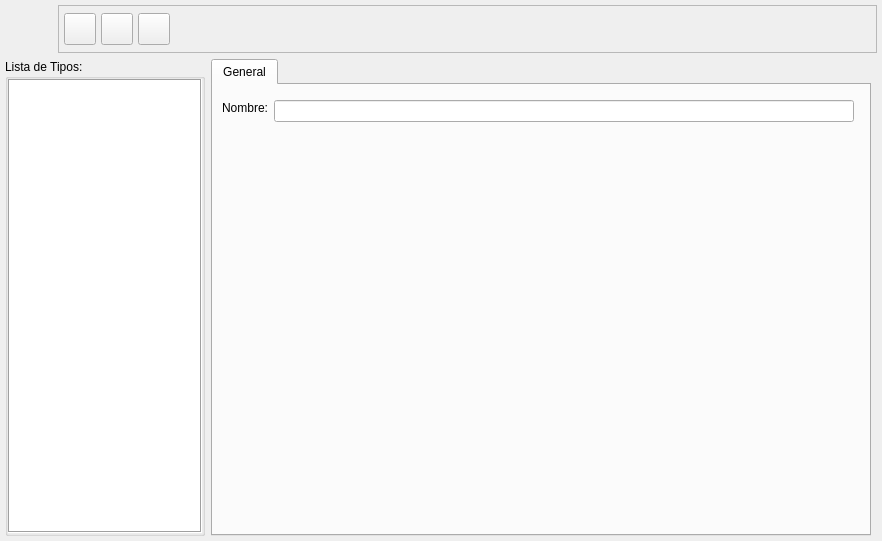
<?xml version="1.0" encoding="UTF-8"?>
<ui version="4.0">
 <author>Tomeu Borras Riera</author>
 <class>ClaseBase</class>
 <widget class="QWidget" name="ClaseBase">
  <property name="geometry">
   <rect>
    <x>0</x>
    <y>0</y>
    <width>882</width>
    <height>541</height>
   </rect>
  </property>
  <property name="windowTitle">
   <string>Tipos de Actividad</string>
  </property>
  <property name="windowIcon">
   <iconset resource="../pluginbf_profesor/gestionaula.qrc">
    <normaloff>:/ImgGestionAula/icons/actividad.png</normaloff>:/ImgGestionAula/icons/actividad.png</iconset>
  </property>
  <layout class="QGridLayout">
   <property name="margin">
    <number>5</number>
   </property>
   <property name="spacing">
    <number>6</number>
   </property>
   <item row="1" column="0">
    <widget class="QGroupBox" name="groupBox">
     <property name="sizePolicy">
      <sizepolicy hsizetype="Fixed" vsizetype="Preferred">
       <horstretch>0</horstretch>
       <verstretch>0</verstretch>
      </sizepolicy>
     </property>
     <property name="maximumSize">
      <size>
       <width>200</width>
       <height>16777215</height>
      </size>
     </property>
     <property name="title">
      <string>Lista de Tipos:</string>
     </property>
     <layout class="QGridLayout">
      <property name="margin">
       <number>0</number>
      </property>
      <property name="spacing">
       <number>0</number>
      </property>
      <item row="0" column="0">
       <widget class="QListWidget" name="mui_lista">
        <property name="sizePolicy">
         <sizepolicy hsizetype="Fixed" vsizetype="Expanding">
          <horstretch>0</horstretch>
          <verstretch>0</verstretch>
         </sizepolicy>
        </property>
        <property name="frameShape">
         <enum>QFrame::Box</enum>
        </property>
        <property name="lineWidth">
         <number>1</number>
        </property>
       </widget>
      </item>
     </layout>
    </widget>
   </item>
   <item row="0" column="0" colspan="3">
    <layout class="QHBoxLayout">
     <property name="spacing">
      <number>5</number>
     </property>
     <property name="margin">
      <number>0</number>
     </property>
     <item>
      <widget class="QLabel" name="label_2">
       <property name="minimumSize">
        <size>
         <width>48</width>
         <height>48</height>
        </size>
       </property>
       <property name="maximumSize">
        <size>
         <width>48</width>
         <height>48</height>
        </size>
       </property>
       <property name="pixmap">
        <pixmap resource="../pluginbf_profesor/gestionaula.qrc">:/ImgGestionAula/icons/actividad.png</pixmap>
       </property>
       <property name="scaledContents">
        <bool>true</bool>
       </property>
      </widget>
     </item>
     <item>
      <widget class="QFrame" name="frame">
       <property name="frameShape">
        <enum>QFrame::StyledPanel</enum>
       </property>
       <property name="frameShadow">
        <enum>QFrame::Raised</enum>
       </property>
       <layout class="QGridLayout">
        <property name="margin">
         <number>5</number>
        </property>
        <property name="spacing">
         <number>5</number>
        </property>
        <item row="0" column="3">
         <spacer>
          <property name="orientation">
           <enum>Qt::Horizontal</enum>
          </property>
          <property name="sizeType">
           <enum>QSizePolicy::Expanding</enum>
          </property>
          <property name="sizeHint" stdset="0">
           <size>
            <width>291</width>
            <height>31</height>
           </size>
          </property>
         </spacer>
        </item>
        <item row="0" column="2">
         <widget class="QToolButton" name="mui_borrar">
          <property name="minimumSize">
           <size>
            <width>32</width>
            <height>32</height>
           </size>
          </property>
          <property name="maximumSize">
           <size>
            <width>32</width>
            <height>32</height>
           </size>
          </property>
          <property name="toolTip">
           <string>Borrar Tipo de Actividad</string>
          </property>
          <property name="whatsThis">
           <string>Borrar Tipo de Actividad</string>
          </property>
          <property name="text">
           <string/>
          </property>
          <property name="icon">
           <iconset>
            <normaloff>:Images/edit-delete.png</normaloff>:Images/edit-delete.png</iconset>
          </property>
          <property name="iconSize">
           <size>
            <width>32</width>
            <height>32</height>
           </size>
          </property>
         </widget>
        </item>
        <item row="0" column="1">
         <widget class="QToolButton" name="mui_guardar">
          <property name="minimumSize">
           <size>
            <width>32</width>
            <height>32</height>
           </size>
          </property>
          <property name="maximumSize">
           <size>
            <width>32</width>
            <height>32</height>
           </size>
          </property>
          <property name="toolTip">
           <string>Guardar Tipo de Actividad</string>
          </property>
          <property name="whatsThis">
           <string>Guardar Tipo de Actividad</string>
          </property>
          <property name="text">
           <string/>
          </property>
          <property name="icon">
           <iconset resource="../../../bulmages.qrc">
            <normaloff>:/Images/edit-save.png</normaloff>:/Images/edit-save.png</iconset>
          </property>
          <property name="iconSize">
           <size>
            <width>32</width>
            <height>32</height>
           </size>
          </property>
         </widget>
        </item>
        <item row="0" column="0">
         <widget class="QToolButton" name="mui_nuevo">
          <property name="minimumSize">
           <size>
            <width>32</width>
            <height>32</height>
           </size>
          </property>
          <property name="maximumSize">
           <size>
            <width>32</width>
            <height>32</height>
           </size>
          </property>
          <property name="toolTip">
           <string>Nuevo Tipo de Actividad</string>
          </property>
          <property name="whatsThis">
           <string>Nuevo Tipo de Actividad</string>
          </property>
          <property name="text">
           <string/>
          </property>
          <property name="icon">
           <iconset resource="../../../bulmages.qrc">
            <normaloff>:/Images/document-new.png</normaloff>:/Images/document-new.png</iconset>
          </property>
          <property name="iconSize">
           <size>
            <width>32</width>
            <height>32</height>
           </size>
          </property>
         </widget>
        </item>
       </layout>
      </widget>
     </item>
    </layout>
   </item>
   <item row="1" column="1">
    <widget class="QTabWidget" name="mui_tab">
     <property name="currentIndex">
      <number>0</number>
     </property>
     <widget class="QWidget" name="tab">
      <attribute name="title">
       <string>General</string>
      </attribute>
      <layout class="QGridLayout">
       <property name="margin">
        <number>9</number>
       </property>
       <property name="spacing">
        <number>6</number>
       </property>
       <item row="1" column="1">
        <widget class="QLineEdit" name="m_nomclase"/>
       </item>
       <item row="4" column="0" colspan="3">
        <widget class="QFrame" name="m_frameplugin">
         <property name="frameShape">
          <enum>QFrame::StyledPanel</enum>
         </property>
         <property name="frameShadow">
          <enum>QFrame::Raised</enum>
         </property>
        </widget>
       </item>
       <item row="0" column="0" rowspan="2">
        <widget class="QLabel" name="label_1">
         <property name="text">
          <string>Nombre:</string>
         </property>
         <property name="alignment">
          <set>Qt::AlignRight|Qt::AlignTrailing|Qt::AlignVCenter</set>
         </property>
        </widget>
       </item>
       <item row="5" column="0" colspan="3">
        <spacer>
         <property name="orientation">
          <enum>Qt::Vertical</enum>
         </property>
         <property name="sizeHint" stdset="0">
          <size>
           <width>569</width>
           <height>16</height>
          </size>
         </property>
        </spacer>
       </item>
       <item row="3" column="0" colspan="3">
        <layout class="QVBoxLayout">
         <property name="spacing">
          <number>0</number>
         </property>
         <property name="margin">
          <number>0</number>
         </property>
        </layout>
       </item>
       <item row="2" column="1">
        <spacer>
         <property name="orientation">
          <enum>Qt::Vertical</enum>
         </property>
         <property name="sizeType">
          <enum>QSizePolicy::Ignored</enum>
         </property>
         <property name="sizeHint" stdset="0">
          <size>
           <width>20</width>
           <height>40</height>
          </size>
         </property>
        </spacer>
       </item>
      </layout>
     </widget>
    </widget>
   </item>
  </layout>
 </widget>
 <layoutdefault spacing="2" margin="2"/>
 <tabstops>
  <tabstop>mui_nuevo</tabstop>
  <tabstop>mui_guardar</tabstop>
  <tabstop>mui_borrar</tabstop>
  <tabstop>m_nomclase</tabstop>
  <tabstop>mui_lista</tabstop>
 </tabstops>
 <resources>
  <include location="../../../bulmages.qrc"/>
  <include location="../pluginbf_profesor/gestionaula.qrc"/>
 </resources>
 <connections/>
</ui>
